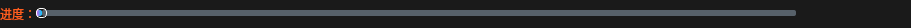
        <widget class="QWidget" name="widget_splider" native="true">
         <property name="minimumSize">
          <size>
           <width>0</width>
           <height>28</height>
          </size>
         </property>
         <property name="maximumSize">
          <size>
           <width>16777215</width>
           <height>28</height>
          </size>
         </property>
         <property name="styleSheet">
          <string notr="true">QWidget
{
background-color: rgb(26, 26, 26);
}

QWidget:hover
{

}
</string>
         </property>
         <layout class="QVBoxLayout" name="verticalLayout_3">
          <property name="spacing">
           <number>0</number>
          </property>
          <property name="leftMargin">
           <number>0</number>
          </property>
          <property name="topMargin">
           <number>0</number>
          </property>
          <property name="rightMargin">
           <number>0</number>
          </property>
          <property name="bottomMargin">
           <number>0</number>
          </property>
          <item>
           <layout class="QVBoxLayout" name="verticalLayout">
            <property name="spacing">
             <number>0</number>
            </property>
            <item>
             <layout class="QHBoxLayout" name="horizontalLayout_3" stretch="0,0,0,0">
              <property name="spacing">
               <number>0</number>
              </property>
              <item>
               <widget class="QLabel" name="label">
                <property name="maximumSize">
                 <size>
                  <width>40</width>
                  <height>30</height>
                 </size>
                </property>
                <property name="styleSheet">
                 <string notr="true">color:rgb(255, 94, 30);</string>
                </property>
                <property name="text">
                 <string>进度：</string>
                </property>
               </widget>
              </item>
              <item>
               <widget class="QSlider" name="horizontalSlider">
                <property name="minimumSize">
                 <size>
                  <width>760</width>
                  <height>0</height>
                 </size>
                </property>
                <property name="maximumSize">
                 <size>
                  <width>16777215</width>
                  <height>16777215</height>
                 </size>
                </property>
                <property name="styleSheet">
                 <string notr="true">/*整个进度条*/
QSlider::groove:horizontal 
{
background:transparent;
height: 6px;
border-radius:3px;
}


/*整个进度条-hover*/
QSlider::groove:horizontal:hover
{
background:transparent;
height: 6px;
border-radius:3px;
}

/*J拖动按钮*/
QSlider::handle:horizontal 
{

background: qradialgradient(spread:pad, cx:0.5, cy:0.5, radius:0.5, fx:0.5, fy:0.5, 
stop:0.6 #45ADED, stop:0.778409 rgba(255, 255, 255, 255));
height:8px;
width:8px;
margin-top: -2px;
margin-bottom: -2px;
padding-right:1px;
border-radius:4px;
border:1px solid white;

/*
border-image: url(:/images/Slider.png);
width: 20px;          
height:20px;           
margin-top: -4px;      
margin-bottom: -4px;
border-radius: 10px;  
*/
}

/*J拖动按钮-hover,只跟groove的hover时高度影响*/
QSlider::handle:horizontal:hover 
{

}

/*未划过的区域，右边界线*/
QSlider::add-page:horizontal,QSlider::add-line:horizontal
{
border-radius:2px;
background-color: rgb(87, 97, 106); 
}

/*已划过的区域，右边界线*/
QSlider::sub-page:horizontal,QSlider::sub-line:horizontal
{
border-radius:2px;
background-color:qlineargradient(spread:pad, x1:0, y1:0, x2:1, y2:0, stop:0 rgba(231,80,229, 255), stop:1 rgba(7,208,255, 255));
}
</string>
                </property>
                <property name="orientation">
                 <enum>Qt::Horizontal</enum>
                </property>
               </widget>
              </item>
              <item>
               <spacer name="horizontalSpacer">
                <property name="orientation">
                 <enum>Qt::Horizontal</enum>
                </property>
                <property name="sizeType">
                 <enum>QSizePolicy::Fixed</enum>
                </property>
                <property name="sizeHint" stdset="0">
                 <size>
                  <width>5</width>
                  <height>20</height>
                 </size>
                </property>
               </spacer>
              </item>
              <item>
               <widget class="QLabel" name="label_time">
                <property name="minimumSize">
                 <size>
                  <width>110</width>
                  <height>0</height>
                 </size>
                </property>
                <property name="maximumSize">
                 <size>
                  <width>110</width>
                  <height>16777215</height>
                 </size>
                </property>
                <property name="styleSheet">
                 <string notr="true">color:rgb(255, 94, 30);</string>
                </property>
                <property name="text">
                 <string/>
                </property>
               </widget>
              </item>
             </layout>
            </item>
           </layout>
          </item>
         </layout>
        </widget>
